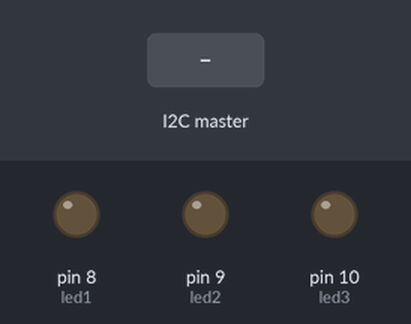
Bench run of a sketch on a simulated Arduino Uno, built with avr-gcc and run on an emulated ATmega328P. On the bench: output pins drawn as LEDs (lit = HIGH). The test bench sets the inputs (shaded band).

Above: at 1.2 s.
1.3 s: the I2C master sends "C"
At 1.41 s:
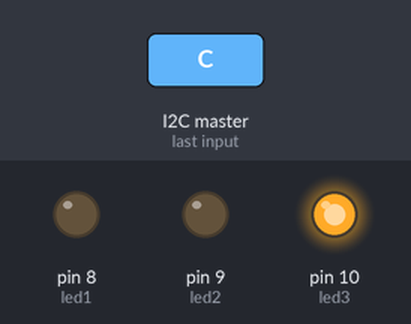
At 1.88 s:
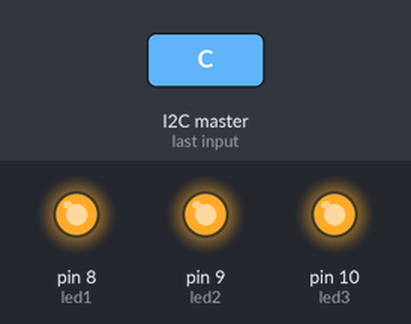
Timing chart, 0 to 4.3 s (numbered marks = the images above; inputs shaded):
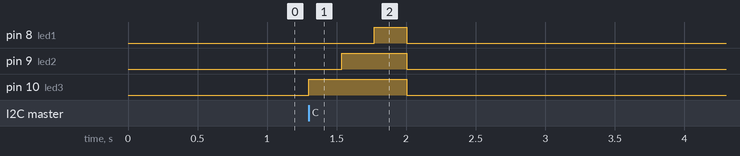

The sketch:

EspinozaLizbeth_Esclavo3-DEBER_3.1_SE.ino
```cpp
///////////////////////ESCLAVO 3//////////////////////
#include <Wire.h>               //libreria I2C
char dato;                      //variable de almacenamiento de dato
const int led1=8;               //led1 en pin8
const int led2=9;               //led1 en pin9
const int led3=10;              //led1 en pin10

void setup() {
  Wire.begin(3);                //id de esclavo
  Wire.onReceive(receiveEvent); //evento de rececpcion
  Serial.begin(9600);
  pinMode(led1,OUTPUT);         //pin8 como salida
  pinMode(led2,OUTPUT);         //pin9 como salida
  pinMode(led3,OUTPUT);         //pin10 como salida
}

void loop() {
  delay(300);
}

void receiveEvent (int bytes){
  while(Wire.available()){
    dato=Wire.read();
    if(dato=='C') {
      digitalWrite(led3,HIGH);       //Enciende el led3
      delay(50000);
      digitalWrite(led2,HIGH);   //Enciende el led2
      delay(50000);
      digitalWrite(led1,HIGH);   //Enciende el led1
      delay(50000);
      digitalWrite(led3,LOW);  //Apaga el led3
      digitalWrite(led2,LOW);  //Apaga el led2
      digitalWrite(led1,LOW);  //Apaga el led1
      delay(50000);

    }
  }
}
```

Measured:
- after the input at 1.3 s, pin 8 (led1): LOW → HIGH after 0.47 s, → LOW 0.23 s later; pin 9 (led2): LOW → HIGH after 0.24 s, → LOW 0.47 s later; pin 10 (led3): LOW → HIGH at once, → LOW 0.70 s later
